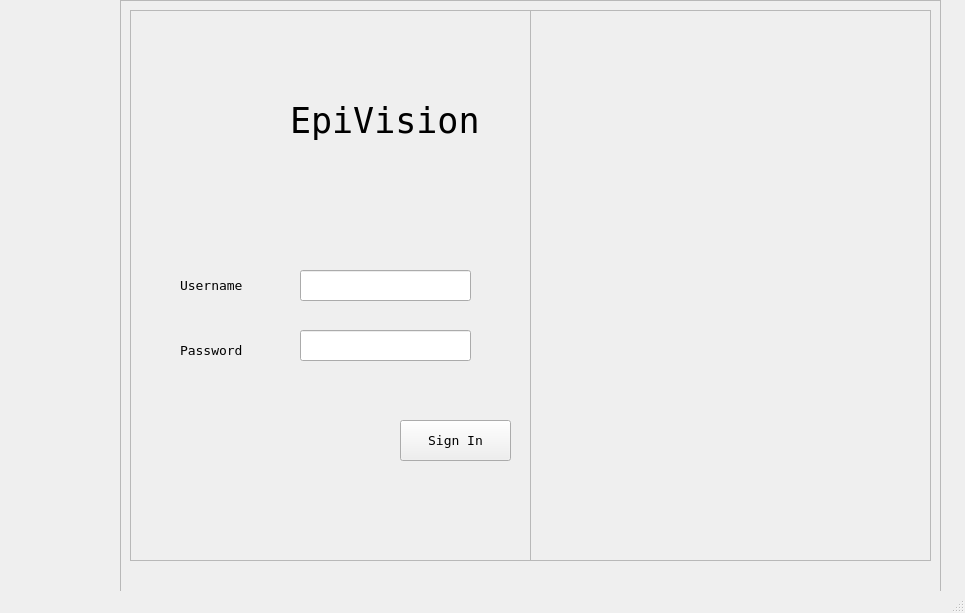
<?xml version="1.0" encoding="UTF-8"?>
<ui version="4.0">
 <class>MainWindow</class>
 <widget class="QMainWindow" name="MainWindow">
  <property name="geometry">
   <rect>
    <x>0</x>
    <y>0</y>
    <width>965</width>
    <height>613</height>
   </rect>
  </property>
  <property name="minimumSize">
   <size>
    <width>965</width>
    <height>613</height>
   </size>
  </property>
  <property name="maximumSize">
   <size>
    <width>965</width>
    <height>613</height>
   </size>
  </property>
  <property name="windowTitle">
   <string>Login-EpiVision</string>
  </property>
  <widget class="QWidget" name="centralwidget">
   <widget class="QFrame" name="frame">
    <property name="geometry">
     <rect>
      <x>120</x>
      <y>0</y>
      <width>821</width>
      <height>661</height>
     </rect>
    </property>
    <property name="frameShape">
     <enum>QFrame::StyledPanel</enum>
    </property>
    <property name="frameShadow">
     <enum>QFrame::Raised</enum>
    </property>
    <widget class="QFrame" name="frame_2">
     <property name="geometry">
      <rect>
       <x>10</x>
       <y>10</y>
       <width>401</width>
       <height>551</height>
      </rect>
     </property>
     <property name="frameShape">
      <enum>QFrame::StyledPanel</enum>
     </property>
     <property name="frameShadow">
      <enum>QFrame::Raised</enum>
     </property>
     <widget class="QLineEdit" name="username_input">
      <property name="geometry">
       <rect>
        <x>170</x>
        <y>260</y>
        <width>171</width>
        <height>31</height>
       </rect>
      </property>
     </widget>
     <widget class="QPushButton" name="signIn_btn">
      <property name="geometry">
       <rect>
        <x>270</x>
        <y>410</y>
        <width>111</width>
        <height>41</height>
       </rect>
      </property>
      <property name="font">
       <font>
        <family>NSimSun</family>
        <pointsize>10</pointsize>
       </font>
      </property>
      <property name="text">
       <string>Sign In</string>
      </property>
     </widget>
     <widget class="QLineEdit" name="password_input">
      <property name="geometry">
       <rect>
        <x>170</x>
        <y>320</y>
        <width>171</width>
        <height>31</height>
       </rect>
      </property>
     </widget>
     <widget class="QLabel" name="label_2">
      <property name="geometry">
       <rect>
        <x>50</x>
        <y>260</y>
        <width>81</width>
        <height>31</height>
       </rect>
      </property>
      <property name="font">
       <font>
        <family>NSimSun</family>
        <pointsize>10</pointsize>
       </font>
      </property>
      <property name="text">
       <string>Username</string>
      </property>
     </widget>
     <widget class="QLabel" name="label_3">
      <property name="geometry">
       <rect>
        <x>50</x>
        <y>330</y>
        <width>81</width>
        <height>21</height>
       </rect>
      </property>
      <property name="font">
       <font>
        <family>NSimSun</family>
        <pointsize>10</pointsize>
       </font>
      </property>
      <property name="text">
       <string>Password</string>
      </property>
     </widget>
     <widget class="QLabel" name="label_4">
      <property name="geometry">
       <rect>
        <x>30</x>
        <y>60</y>
        <width>101</width>
        <height>91</height>
       </rect>
      </property>
      <property name="text">
       <string/>
      </property>
      <property name="pixmap">
       <pixmap>doctor.png</pixmap>
      </property>
      <property name="scaledContents">
       <bool>true</bool>
      </property>
     </widget>
     <widget class="QLabel" name="label_5">
      <property name="geometry">
       <rect>
        <x>160</x>
        <y>50</y>
        <width>211</width>
        <height>121</height>
       </rect>
      </property>
      <property name="minimumSize">
       <size>
        <width>211</width>
        <height>121</height>
       </size>
      </property>
      <property name="maximumSize">
       <size>
        <width>211</width>
        <height>121</height>
       </size>
      </property>
      <property name="font">
       <font>
        <family>NSimSun</family>
        <pointsize>26</pointsize>
       </font>
      </property>
      <property name="text">
       <string>EpiVision</string>
      </property>
     </widget>
    </widget>
    <widget class="QFrame" name="frame_3">
     <property name="geometry">
      <rect>
       <x>410</x>
       <y>10</y>
       <width>401</width>
       <height>551</height>
      </rect>
     </property>
     <property name="frameShape">
      <enum>QFrame::StyledPanel</enum>
     </property>
     <property name="frameShadow">
      <enum>QFrame::Raised</enum>
     </property>
     <widget class="QLabel" name="label">
      <property name="geometry">
       <rect>
        <x>10</x>
        <y>20</y>
        <width>411</width>
        <height>531</height>
       </rect>
      </property>
      <property name="text">
       <string/>
      </property>
      <property name="pixmap">
       <pixmap>haelth.jpeg</pixmap>
      </property>
      <property name="scaledContents">
       <bool>true</bool>
      </property>
     </widget>
    </widget>
   </widget>
  </widget>
  <widget class="QStatusBar" name="statusbar"/>
 </widget>
 <resources/>
 <connections/>
</ui>
